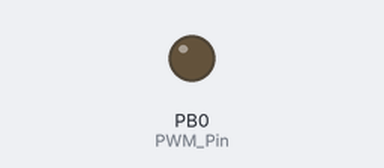
Bench run of a sketch on a simulated ATtiny85, built with avr-gcc and run on an emulated ATtiny85. Shown: output pins drawn as LEDs (lit = HIGH).

Above: at 0.15 s.
Timing chart, 0 to 1.4 s (numbered marks = the images above):
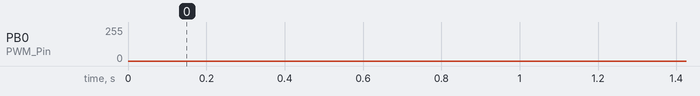

The sketch:

attiny.ino
```cpp
/**
 * ATtiny PWM Test - Cycling PWM Values
 *
 * This code cycles PWM output from 0 to 255 and back down continuously
 * for testing PWM functionality on ATtiny microcontrollers.
 *
 * Hardware: ATtiny85/ATtiny45/ATtiny25
 * PWM Pin: Arduino pin 0 (PB0, physical pin 5)
 *
 * Author: azzar budiyanto
 * Date: November 2025
 */

int PWM_Pin = 0;   // Arduino pin 0 (PB0) for PWM output
int pwmValue = 0;  // Current PWM value (0-255)
int direction = 1; // 1 = increasing, -1 = decreasing
int delayMs = 10;  // Delay between PWM changes (ms)

void setup() {
    pinMode(PWM_Pin, OUTPUT);             // Declare pin as output
    TCCR0B = TCCR0B & 0b11111000 | 0b001; // Set ~30.64Hz PWM frequency
}

void loop() {
    // Set PWM value
    analogWrite(PWM_Pin, pwmValue);

    // Update PWM value for next cycle
    pwmValue += direction;

    // Reverse direction at boundaries
    if (pwmValue >= 255) {
        pwmValue = 255;
        direction = -1; // Start decreasing
    } else if (pwmValue <= 0) {
        pwmValue = 0;
        direction = 1; // Start increasing
    }

    // Small delay for smooth transitions
    delay(delayMs);
}
```
